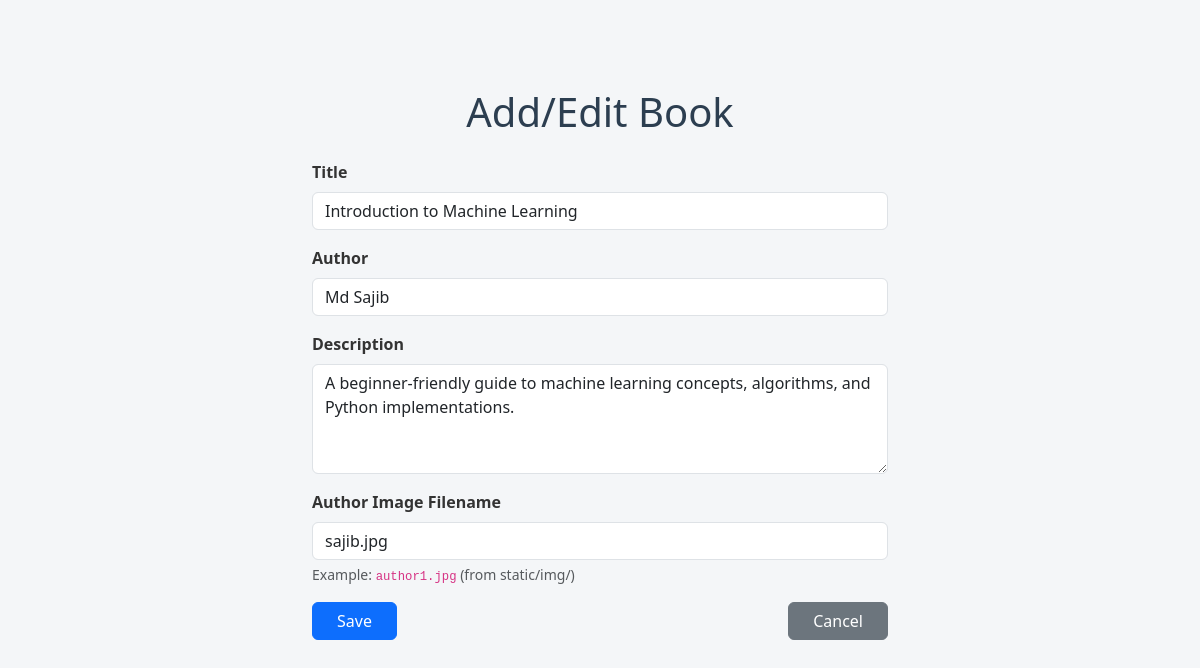
Page /edit/1/ on the committed database.
### books/models.py (models this page shows, shortened)
class Book(models.Model):
    title = models.CharField(max_length=200)
    author = models.CharField(max_length=100)
    description = models.TextField()
    author_image = models.CharField(max_length=100, blank=True)  # store image filename, e.g. 'author1.jpg'

### books/views.py (the view)
# urls.py: path('edit/<int:id>/', views.book_update, name='book_update'),
def book_update(request, id):
    book = get_object_or_404(Book, pk=id)
    if request.method == 'POST':
        form = BookForm(request.POST, instance=book)
        if form.is_valid():
            form.save()
            return redirect('book_list')
    else:
        form = BookForm(instance=book)
    return render(request, 'books/book_form.html', {'form': form})

### books/forms.py
class BookForm(forms.ModelForm):
    class Meta:
        model = Book
        fields = ['title', 'author', 'description', 'author_image']
        widgets = {
            'title': forms.TextInput(attrs={'class': 'form-control'}),
            'author': forms.TextInput(attrs={'class': 'form-control'}),
            'description': forms.Textarea(attrs={'class': 'form-control', 'rows': 4}),
            'author_image': forms.TextInput(attrs={'class': 'form-control'}),
        }

### templates/books/book_form.html (shortened to what this page needs)
{% load static %}
<!DOCTYPE html>
<html lang="en">
<head>
    <link href="https://cdn.jsdelivr.net/npm/bootstrap@5.3.0/dist/css/bootstrap.min.css" rel="stylesheet" />
    <link rel="stylesheet" href="{% static 'css/style.css' %}">
</head>
<body>
    <main class="container py-5" style="max-width: 600px;">
        <h1 class="mb-4 text-center">Add/Edit Book</h1>
        <form method="POST" enctype="multipart/form-data" novalidate>
            <div class="mb-3">
                <label for="id_title" class="form-label fw-semibold">Title</label>
                {{ form.title }}
            </div>
            <div class="mb-3">
                <label for="id_author" class="form-label fw-semibold">Author</label>
                {{ form.author }}
            </div>
            <div class="mb-3">
                <label for="id_description" class="form-label fw-semibold">Description</label>
                {{ form.description }}
            </div>
            <div class="mb-3">
                <label for="id_author_image" class="form-label fw-semibold">Author Image Filename</label>
                {{ form.author_image }}
                <div class="form-text">Example: <code>author1.jpg</code> (from static/img/)</div>
            </div>
            <div class="d-flex justify-content-between">
                <button type="submit" class="btn btn-primary px-4">Save</button>
                <a href="{% url 'book_list' %}" class="btn btn-secondary px-4">Cancel</a>
            </div>
        </form>
    </main>
</body>
</html>

### static/css/style.css (style rules this page uses)
body { font-family: 'Segoe UI', Tahoma, Geneva, Verdana, sans-serif; background-color: #f4f6f8; margin: 40px auto; max-width: 800px; padding: 0 20px; color: #333; }
h1 { color: #2c3e50; text-align: center; margin-bottom: 30px; }

### rows in the picture
Book: title "Introduction to Machine Learning", author "Md Sajib", description "A beginner-friendly guide to machine learning concepts, algorithms, and Python implementations.", author_image "sajib.jpg"
